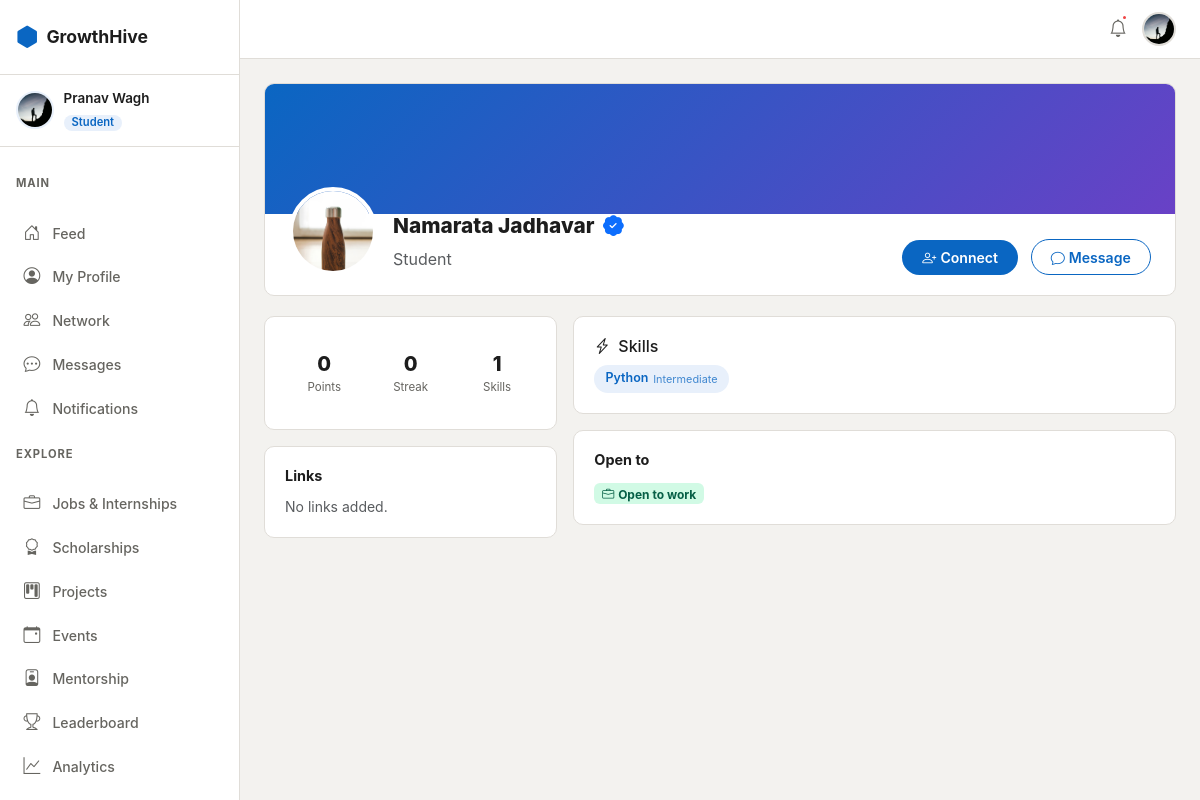
The page /accounts/profile/2/ (signed in) on the database its author committed.
### apps/accounts/models.py (models this page shows, shortened)
class User(AbstractUser):
    class Role(models.TextChoices):
        STUDENT = 'student', 'Student'
        ALUMNI  = 'alumni',  'Alumni'
        TEACHER = 'teacher', 'Teacher'
    username   = None
    email      = models.EmailField(unique=True)
    first_name = models.CharField(max_length=50)
    last_name  = models.CharField(max_length=50)
    role = models.CharField(max_length=20, choices=Role.choices, default=Role.STUDENT)
    college = models.ForeignKey(College, on_delete=models.SET_NULL, null=True, blank=True)
    department = models.ForeignKey(Department, on_delete=models.SET_NULL, null=True, blank=True)
    is_email_verified = models.BooleanField(default=False)
    created_at = models.DateTimeField(auto_now_add=True)
    updated_at = models.DateTimeField(auto_now=True)
    USERNAME_FIELD  = 'email'
    REQUIRED_FIELDS = ['first_name', 'last_name']
    objects = UserManager()
    def get_full_name(self):
        return f'{self.first_name} {self.last_name}'.strip()
    @property
    def is_student(self):
        return self.role == self.Role.STUDENT

class Profile(models.Model):
    user = models.OneToOneField(User, on_delete=models.CASCADE, related_name='profile')
    bio    = models.TextField(max_length=500, blank=True)
    avatar = models.ImageField(upload_to='avatars/', blank=True, null=True)
    banner = models.ImageField(upload_to='banners/', blank=True, null=True)
    graduation_year = models.PositiveIntegerField(null=True, blank=True)
    current_year    = models.PositiveSmallIntegerField(null=True, blank=True)
    github_url   = models.URLField(blank=True)
    linkedin_url = models.URLField(blank=True)
    website      = models.URLField(blank=True)
    location     = models.CharField(max_length=100, blank=True)
    skills = models.ManyToManyField('Skill', through='UserSkill', blank=True)
    resume = models.FileField(upload_to='resumes/', blank=True, null=True)
    points      = models.PositiveIntegerField(default=0)
    streak_days = models.PositiveIntegerField(default=0)
    last_active = models.DateField(null=True, blank=True)
    is_open_to_work   = models.BooleanField(default=False)
    is_open_to_mentor = models.BooleanField(default=False)
    created_at = models.DateTimeField(auto_now_add=True)
    updated_at = models.DateTimeField(auto_now=True)
    def get_avatar_url(self):
        if self.avatar:
            return self.avatar.url
        return '/static/images/default-avatar.png'

class UserSkill(models.Model):
    class Level(models.TextChoices):
        BEGINNER     = 'beginner',     'Beginner'
        INTERMEDIATE = 'intermediate', 'Intermediate'
        ADVANCED     = 'advanced',     'Advanced'
        EXPERT       = 'expert',       'Expert'
    profile = models.ForeignKey(Profile, on_delete=models.CASCADE, related_name='profile_skills')
    skill   = models.ForeignKey(Skill, on_delete=models.CASCADE)
    level   = models.CharField(max_length=20, choices=Level.choices, default=Level.BEGINNER)
    class Meta:
        unique_together = ('profile', 'skill')

class Skill(models.Model):
    name = models.CharField(max_length=100, unique=True)
    slug = models.SlugField(unique=True, blank=True)
    class Meta:
        ordering = ['name']

### apps/accounts/views.py (the view)
# urls.py: path('profile/',            views.profile_view,      name='profile'),
@login_required
@verified_required
def profile_view(request, user_id=None):
    if user_id:
        target_user = get_object_or_404(User, pk=user_id, is_active=True)
    else:
        target_user = request.user
    profile = target_user.profile
    user_skills = UserSkill.objects.filter(
        profile__user=target_user
    ).select_related('skill')
    return render(request, 'accounts/profile.html', {
        'target_user': target_user,
        'profile': profile,
        'user_skills': user_skills,
        'is_own': target_user == request.user,
    })

### templates/accounts/profile.html (shortened to what this page needs)
{% extends 'base.html' %}
{% block content %}
<div class="gh-profile-wrap">
  <div class="gh-profile-header">
    <div class="gh-profile-banner">
    </div>
    <div class="gh-profile-meta">
      <div class="gh-profile-avatar-wrap">
        <img src="{{ profile.get_avatar_url }}" class="gh-profile-avatar" alt="avatar"/>
      </div>
      <div class="gh-profile-info">
        <h2>{{ target_user.get_full_name }}
          {% if target_user.is_email_verified %}
          <i class="bi bi-patch-check-fill text-primary ms-1" title="Verified"></i>
          {% endif %}
        </h2>
        <p class="text-muted mb-1">
          {{ target_user.get_role_display }}
        </p>
      </div>
      <div class="gh-profile-actions ms-auto">
        {% if is_own %}
        <a href="{% url 'accounts:edit_profile' %}" class="btn gh-btn-outline">
          <i class="bi bi-pencil me-1"></i>Edit profile
        </a>
        {% else %}
        <button class="btn gh-btn-primary">
          <i class="bi bi-person-plus me-1"></i>Connect
        </button>
        <button <a href="{% url 'chat:create_dm' target_user.pk %}" class="btn gh-btn-outline ms-2">
           <i class="bi bi-chat me-1"></i>Message
            </button>
        {% endif %}
      </div>
    </div>
  </div>
  <div class="row g-3 mt-1">
    <div class="col-12 col-lg-4">
      <div class="gh-card mb-3">
        <div class="gh-stats-row">
          <div class="gh-stat"><span class="gh-stat-val">{{ profile.points }}</span><span class="gh-stat-label">Points</span></div>
          <div class="gh-stat"><span class="gh-stat-val">{{ profile.streak_days }}</span><span class="gh-stat-label">Streak</span></div>
          <div class="gh-stat"><span class="gh-stat-val">{{ user_skills.count }}</span><span class="gh-stat-label">Skills</span></div>
        </div>
      </div>
      <div class="gh-card">
        <h6 class="gh-card-title">Links</h6>
        {% if not profile.github_url and not profile.linkedin_url and not profile.website %}
        <p class="text-muted small mb-0">No links added.</p>
        {% endif %}
      </div>
    </div>
    <div class="col-12 col-lg-8">
      <div class="gh-card mb-3">
        <div class="gh-card-header-row">
          <h6 class="mb-0"><i class="bi bi-lightning-charge me-2"></i>Skills</h6>
        </div>
        <div class="gh-skills-wrap mt-2">
          {% for us in user_skills %}
          <span class="gh-skill-badge gh-skill-{{ us.level }}">
            {{ us.skill.name }}<small>{{ us.get_level_display }}</small>
          </span>
          {% empty %}
          <p class="text-muted small mb-0">No skills listed.</p>
          {% endfor %}
        </div>
      </div>
      {% if profile.is_open_to_work or profile.is_open_to_mentor %}
      <div class="gh-card">
        <h6 class="gh-card-title">Open to</h6>
        {% if profile.is_open_to_work %}
        <span class="badge gh-badge-green me-2">
          <i class="bi bi-briefcase me-1"></i>Open to work
        </span>
        {% endif %}
      </div>
      {% endif %}
    </div>
  </div>
</div>
{% endblock %}

### templates/base.html (shortened to what this page needs)
{% load static %}
<!DOCTYPE html>
<html lang="en" data-theme="light">
<head>
  <link rel="stylesheet" href="https://cdn.jsdelivr.net/npm/bootstrap@5.3.3/dist/css/bootstrap.min.css"/>
  <link rel="stylesheet" href="https://cdn.jsdelivr.net/npm/bootstrap-icons@1.11.3/font/bootstrap-icons.min.css"/>
  <link rel="stylesheet" href="{% static 'css/main.css' %}"/>
</head>
<body>
{% if user.is_authenticated %}
<div class="gh-wrapper">
  <aside class="gh-sidebar" id="sidebar">
    <div class="gh-sidebar-logo">
      <a href="{% url 'accounts:dashboard' %}" class="gh-logo-link">
        <span class="gh-logo-icon"><i class="bi bi-hexagon-fill"></i></span>
        <span class="gh-logo-text">GrowthHive</span>
      </a>
    </div>
    <div class="gh-sidebar-user">
      <img src="{{ user.profile.get_avatar_url }}" class="gh-sidebar-avatar" alt="avatar"/>
      <div class="gh-sidebar-user-info">
        <span class="gh-sidebar-name">{{ user.first_name }} {{ user.last_name }}</span>
        <span class="gh-sidebar-role badge">{{ user.get_role_display }}</span>
      </div>
    </div>
    <nav class="gh-nav">
<p class="gh-nav-section">Main</p>
<a href="{% url 'social:feed' %}" class="gh-nav-link {% if 'social' in request.resolver_match.app_name %}active{% endif %}">
  <i class="bi bi-house-door"></i><span>Feed</span>
</a>
<a href="{% url 'accounts:profile' %}" class="gh-nav-link {% if request.resolver_match.url_name == 'profile' %}active{% endif %}">
  <i class="bi bi-person-circle"></i><span>My Profile</span>
</a>
<a href="{% url 'connections:network' %}" class="gh-nav-link {% if 'connections' in request.resolver_match.app_name %}active{% endif %}">
  <i class="bi bi-people"></i><span>Network</span>
</a>
<a href="{% url 'chat:inbox' %}" class="gh-nav-link {% if 'chat' in request.resolver_match.app_name %}active{% endif %}">
  <i class="bi bi-chat-dots"></i><span>Messages</span>
</a>
<a href="{% url 'notifications:list' %}" class="gh-nav-link {% if 'notifications' in request.resolver_match.app_name %}active{% endif %}">
  <i class="bi bi-bell"></i><span>Notifications</span>
</a>
<p class="gh-nav-section">Explore</p>
<a href="{% url 'jobs:list' %}" class="gh-nav-link {% if 'jobs' in request.resolver_match.app_name %}active{% endif %}">
  <i class="bi bi-briefcase"></i><span>Jobs & Internships</span>
</a>
<a href="{% url 'scholarships:list' %}" class="gh-nav-link {% if 'scholarships' in request.resolver_match.app_name %}active{% endif %}">
  <i class="bi bi-award"></i><span>Scholarships</span>
</a>
<a href="{% url 'projects:list' %}" class="gh-nav-link {% if 'projects' in request.resolver_match.app_name %}active{% endif %}">
  <i class="bi bi-kanban"></i><span>Projects</span>
</a>
<a href="{% url 'events:list' %}" class="gh-nav-link {% if 'events' in request.resolver_match.app_name %}active{% endif %}">
  <i class="bi bi-calendar-event"></i><span>Events</span>
</a>
<a href="{% url 'mentorship:list' %}" class="gh-nav-link {% if 'mentorship' in request.resolver_match.app_name %}active{% endif %}">
  <i class="bi bi-person-badge"></i><span>Mentorship</span>
</a>
<a href="{% url 'gamification:leaderboard' %}" class="gh-nav-link {% if 'gamification' in request.resolver_match.app_name %}active{% endif %}">
  <i class="bi bi-trophy"></i><span>Leaderboard</span>
</a>
<a href="{% url 'analytics:dashboard' %}" class="gh-nav-link {% if 'analytics' in request.resolver_match.app_name %}active{% endif %}">
  <i class="bi bi-graph-up"></i><span>Analytics</span>
</a>
{% if user.is_student %}
<p class="gh-nav-section">Students</p>
{% endif %}
    </nav>
  </aside>
  <main class="gh-main">
    <div class="gh-topbar">
      <div class="gh-topbar-actions">
        <button class="gh-icon-btn" id="notifBtn" title="Notifications">
          <i class="bi bi-bell"></i>
          <span class="gh-notif-dot"></span>
        </button>
        <a href="{% url 'accounts:profile' %}" class="gh-topbar-avatar">
          <img src="{{ user.profile.get_avatar_url }}" alt="avatar"/>
        </a>
      </div>
    </div>
    <div class="gh-content">
      {% block content %}{% endblock %}
    </div>
  </main>
</div>
{% endif %}
</body>
</html>

### rows shown on the page
User: profile.get_avatar_url (picture), first_name "Pranav", last_name "Wagh", role "Student"
Profile: get_avatar_url (picture), points "0", streak_days "0"
User: get_full_name "Namarata Jadhavar", role "Student"
UserSkill: skill.name "Python", level "Intermediate"

### other values the page prints
{{ user_skills.count }} "1"
